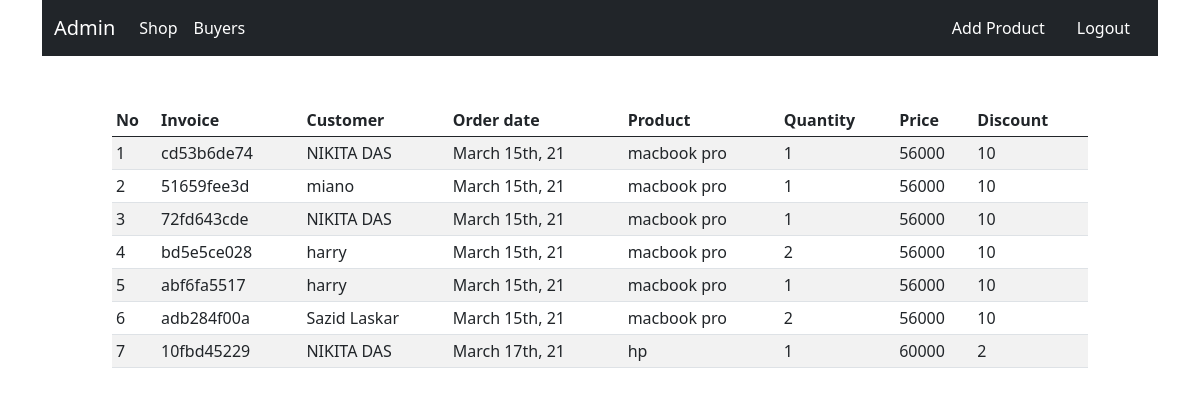
Page /detail on the earlier database version.
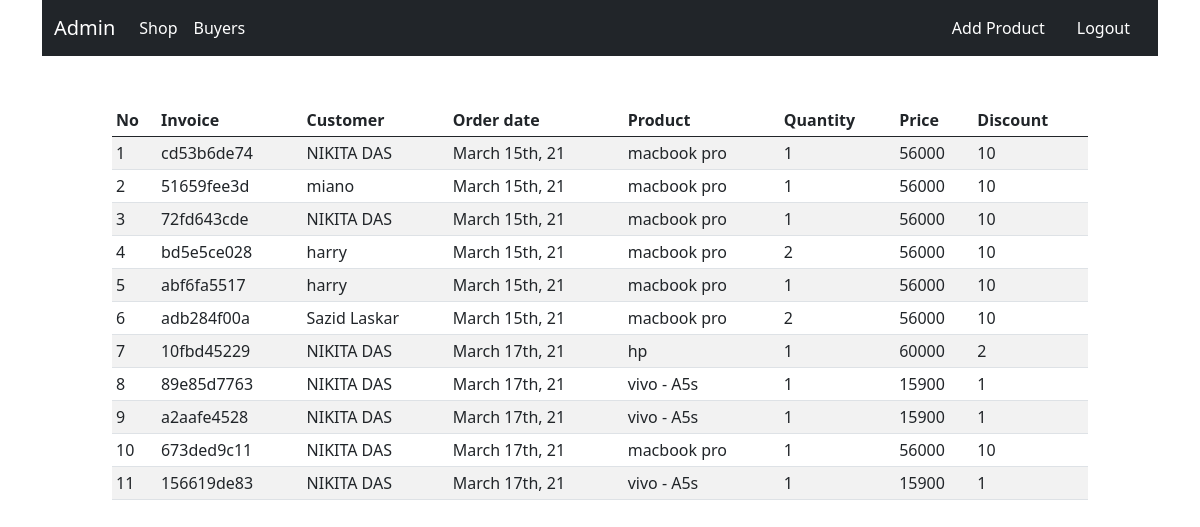
Same page on the later database version.
### shop/customers/models.py (models this page shows, shortened)
class Order(db.Model):
    id = db.Column(db.Integer, primary_key = True)
    invoice = db.Column(db.String(15), unique = True, nullable=False)
    status = db.Column(db.String(50), nullable = False, default = 'Pending')
    customer_id = db.Column(db.Integer, db.ForeignKey('customer.id'), nullable=False)
    order_date = db.Column(db.DateTime, nullable = False, default = datetime.utcnow)
    orders = db.Column(jsonEncodedDict)

class Customer(db.Model, UserMixin):
    id = db.Column(db.Integer, primary_key=True)
    name = db.Column(db.String(80), unique=True, nullable=False)
    username = db.Column(db.String(80), unique=True, nullable=False)
    email = db.Column(db.String(120), unique=True, nullable=False)
    password = db.Column(db.String(120),  nullable=False)
    country = db.Column(db.String(120),  nullable=False)
    state = db.Column(db.String(120),  nullable=False)
    city = db.Column(db.String(120),  nullable=False)
    address = db.Column(db.String(120),  nullable=False)
    pin = db.Column(db.String(120),  nullable=False)
    contact= db.Column(db.String(120),  nullable=False)
    date_created = db.Column(db.DateTime, nullable = False, default = datetime.utcnow)

### shop/admin/routes.py (the view)
@app.route('/detail')
def detail():
    order = Order.query.all()
    customer = Customer.query.all()
    return render_template('admin/detail.html', order=order, customer = customer)

### shop/customers/models.py (called while the page is built)
    def process_result_value(self, value, dialect):
        if value is None:
            return {}
        else:
            return json.loads(value)

### shop/templates/admin/detail.html (shortened to what this page needs)
{% extends "base.html" %}
{% block content %}
{% include 'admin_navbar.html' %}
<div class="conatiner mt-5 ml-3" style="margin-left: 7rem; margin-right: 7rem;">
    <table class="table table-sm table-condensed table-striped table-hover ">
        <thead>
            <th>No</th>
            <th>Invoice</th>
          <th>Customer</th>
            <th>Order date</th>
            <th>Product</th>
            <th>Quantity</th>
            <th>Price</th>
            <th>Discount</th>
        </thead>
        <tbody>
            {% if order %}
            {% for ord in order %}
          <tr>
              <td>{{ loop.index }}</td>
              <td>{{ ord.invoice }}</td>
           {% for cust in customer %}
              {% if cust.id == ord.customer_id %}
            <td>  {{ cust.name }}</td>
              {% endif %}
              {% endfor %}
              <td>{{ moment(ord.order_date).format("MMMM Do, YY") }}</td>
              {% for key, product in ord.orders.items():  %}
              <td>{{ product.name }}
                </td>
              <td>{{ product.quantity }}</td>
              <td>{{ product.price }}</td>
              <td>{{ product.discount }}</td>
              {% endfor %}
              {% endfor %}
              {% endif %}
              {% endblock %}

### shop/templates/base.html (shortened to what this page needs)
<!doctype html>
<html lang="en">
  <head>
    <link rel="stylesheet" href="{{ url_for('static',filename = 'css/bootstrap.min.css')}} ">
  </head>
  <body>
    {% block content %}
    {% endblock %}
  </body>
  </body>
</html>

### shop/templates/admin_navbar.html (shortened to what this page needs)
<div class="container">
    <nav class="navbar navbar-expand-lg navbar-light bg-dark">
        <div class="container-fluid">
          <a class="navbar-brand" href="{{ url_for('admin')}}" style="color: white;">Admin</a>
          <div class="collapse navbar-collapse" id="navbarNavDropdown">
            <ul class="navbar-nav">
              <li class="nav-item">
                <a class="nav-link active" aria-current="page" href="{{ url_for('admin_shop')}}"style="color: white;">Shop</a>
              </li>
              <li class="nav-item">
                <a class="nav-link active" aria-current="page" href="{{ url_for('detail')}}"style="color: white;">Buyers</a>
              </li>
          </div>
          <ul class="nav justify-content-end">
            <li class="nav-item">
              <a class="nav-link active" aria-current="page" href="{{ url_for('addproduct')}}" style="color: white;">Add Product</a>
            </li>
            </ul>
                <a href="{{ url_for('main')}}" class="nav-link"style="color: white;">Logout</a>
        </div>
      </nav>
</div>

Differences in the rows shown:
added Order: invoice "89e85d7763", order_date "March 17th, 21", name "vivo - A5s", quantity "1", price "15900", discount "1", Customer (name "NIKITA DAS")
added Order: invoice "a2aafe4528", order_date "March 17th, 21", name "vivo - A5s", quantity "1", price "15900", discount "1", Customer (name "NIKITA DAS")
added Order: invoice "673ded9c11", order_date "March 17th, 21", name "macbook pro", quantity "1", price "56000", discount "10", Customer (name "NIKITA DAS")
added Order: invoice "156619de83", order_date "March 17th, 21", name "vivo - A5s", quantity "1", price "15900", discount "1", Customer (name "NIKITA DAS")
